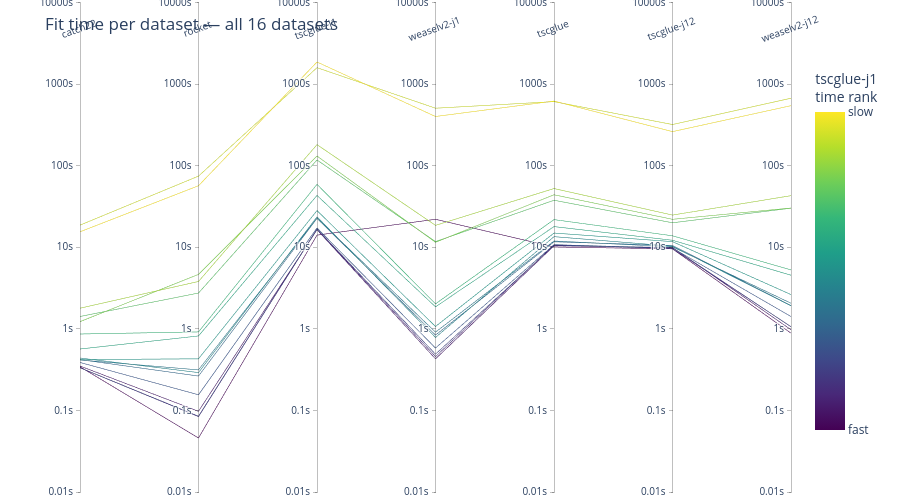

Write notebook code for a chart like this one.
### Code cell
import plotly.graph_objects as go
import numpy as np

MODELS_PLOT = ["catch22", "rocket", "tscglue-j1", "weaselv2-j1", "tscglue", "tscglue-j12", "weaselv2-j12"]

pivot_log = (
    df[df["model"].isin(MODELS_PLOT)]
    .groupby(["dataset", "model"])["fit_time"]
    .mean()
    .unstack("model")
    [MODELS_PLOT]
    .apply(np.log10)
)

global_min = pivot_log.min().min()
global_max = pivot_log.max().max()

# Color by tscglue-j1 rank so colormap spreads evenly across datasets
color_vals = pivot_log["tscglue-j1"].rank()

# Shared tick positions and labels
shared_ticks = [-2, -1, 0, 1, 2, 3, 4]
shared_labels = ["0.01s", "0.1s", "1s", "10s", "100s", "1000s", "10000s"]

dimensions = [
    dict(
        label=col,
        values=pivot_log[col],
        range=[global_min, global_max],
        tickvals=shared_ticks,
        ticktext=shared_labels,
    )
    for col in MODELS_PLOT
]

fig = go.Figure(go.Parcoords(
    line=dict(
        color=color_vals,
        colorscale="viridis",
        showscale=True,
        colorbar=dict(
            title="tscglue-j1<br>time rank",
            tickvals=[color_vals.min(), color_vals.max()],
            ticktext=["fast", "slow"],
        ),
    ),
    dimensions=dimensions,
    labelangle=-20,
))

fig.update_layout(
    title=f"Fit time per dataset — all {len(pivot_log)} datasets",
    height=500,
    margin=dict(l=80, r=80, t=60, b=60),
)
fig.show()

### Figure 1 — Plotly figure (JSON) as saved in the notebook; plotly's stock layout.template omitted (floating-point values rounded to 4 significant figures)
{"data": [{"dimensions": [{"label": "catch22", "range": [-1.337, 3.27], "ticktext": ["0.01s", "0.1s", "1s", "10s", "100s", "1000s", "10000s"], "tickvals": [-2, -1, 0, 1, 2, 3, 4], "values": [0.08895, -0.3809, -0.4641, -0.3761, 0.2535, -0.3761, -0.06262, 1.19, -0.3569, 1.271, -0.4112, -0.4765, -0.4547, 0.1519, -0.2464, -0.4756]}, {"label": "rocket", "range": [-1.337, 3.27], "ticktext": ["0.01s", "0.1s", "1s", "10s", "100s", "1000s", "10000s"], "tickvals": [-2, -1, 0, 1, 2, 3, 4], "values": [0.6677, -0.5024, -1.337, -0.5779, 0.5811, -0.3666, -0.03703, 1.754, -0.5355, 1.872, -0.8073, -1.075, -1.01, 0.4393, -0.0865, -1.07]}, {"label": "tscglue-j1", "range": [-1.337, 3.27], "ticktext": ["0.01s", "0.1s", "1s", "10s", "100s", "1000s", "10000s"], "tickvals": [-2, -1, 0, 1, 2, 3, 4], "values": [2.118, 1.357, 1.149, 1.355, 2.258, 1.45, 1.771, 3.27, 1.373, 3.201, 1.237, 1.22, 1.215, 2.07, 1.636, 1.223]}, {"label": "weaselv2-j1", "range": [-1.337, 3.27], "ticktext": ["0.01s", "0.1s", "1s", "10s", "100s", "1000s", "10000s"], "tickvals": [-2, -1, 0, 1, 2, 3, 4], "values": [1.062, -0.04015, 1.343, -0.07565, 1.269, 0.02945, 0.307, 2.603, -0.1046, 2.704, -0.2346, -0.3394, -0.367, 1.07, 0.2704, -0.3099]}, {"label": "tscglue", "range": [-1.337, 3.27], "ticktext": ["0.01s", "0.1s", "1s", "10s", "100s", "1000s", "10000s"], "tickvals": [-2, -1, 0, 1, 2, 3, 4], "values": [1.643, 1.077, 1.004, 1.067, 1.72, 1.175, 1.339, 2.792, 1.13, 2.785, 1.032, 1.03, 1.018, 1.576, 1.254, 1.025]}, {"label": "tscglue-j12", "range": [-1.337, 3.27], "ticktext": ["0.01s", "0.1s", "1s", "10s", "100s", "1000s", "10000s"], "tickvals": [-2, -1, 0, 1, 2, 3, 4], "values": [1.343, 1.006, 0.9808, 1.023, 1.395, 1.069, 1.141, 2.417, 1.013, 2.504, 0.9901, 0.9831, 0.998, 1.3, 1.086, 0.993]}, {"label": "weaselv2-j12", "range": [-1.337, 3.27], "ticktext": ["0.01s", "0.1s", "1s", "10s", "100s", "1000s", "10000s"], "tickvals": [-2, -1, 0, 1, 2, 3, 4], "values": [1.481, 0.3144, -0.05251, 0.2867, 1.633, 0.4205, 0.7227, 2.735, 0.2825, 2.827, 0.1514, 0.02754, -0.01015, 1.479, 0.6578, 0.02606]}], "labelangle": -20, "line": {"color": [13.0, 7.0, 1.0, 6.0, 14.0, 9.0, 11.0, 16.0, 8.0, 15.0, 5.0, 3.0, 2.0, 12.0, 10.0, 4.0], "colorbar": {"ticktext": ["fast", "slow"], "tickvals": [1, 16], "title": {"text": "tscglue-j1<br>time rank"}}, "colorscale": [[0, "#440154"], [0.1111, "#482878"], [0.2222, "#3e4989"], [0.3333, "#31688e"], [0.4444, "#26828e"], [0.5556, "#1f9e89"], [0.6667, "#35b779"], [0.7778, "#6ece58"], [0.8889, "#b5de2b"], [1, "#fde725"]], "showscale": true}, "type": "parcoords"}], "layout": {"height": 500, "margin": {"b": 60, "l": 80, "r": 80, "t": 60}, "title": {"text": "Fit time per dataset — all 16 datasets"}}}
